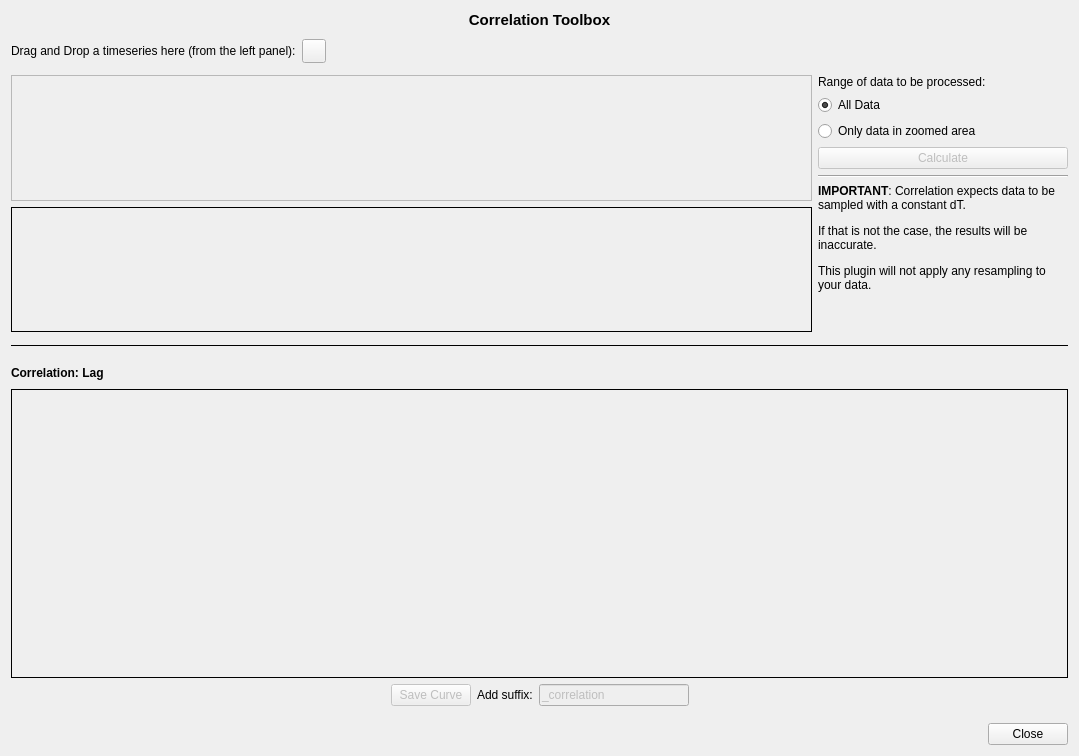
<?xml version="1.0" encoding="UTF-8"?>
<ui version="4.0">
 <class>toolbox_correlation</class>
 <widget class="QWidget" name="toolbox_correlation">
  <property name="geometry">
   <rect>
    <x>0</x>
    <y>0</y>
    <width>1079</width>
    <height>756</height>
   </rect>
  </property>
  <property name="windowTitle">
   <string>Form</string>
  </property>
  <layout class="QVBoxLayout" name="verticalLayout" stretch="0,0,0,0,0,1,0,0">
   <item>
    <widget class="QLabel" name="label_7">
     <property name="font">
      <font>
       <pointsize>11</pointsize>
       <weight>75</weight>
       <bold>true</bold>
      </font>
     </property>
     <property name="text">
      <string>Correlation Toolbox</string>
     </property>
     <property name="alignment">
      <set>Qt::AlignCenter</set>
     </property>
    </widget>
   </item>
   <item>
    <layout class="QHBoxLayout" name="horizontalLayout_4">
     <property name="topMargin">
      <number>4</number>
     </property>
     <item>
      <widget class="QLabel" name="label">
       <property name="text">
        <string>Drag and Drop a timeseries here (from the left panel):</string>
       </property>
      </widget>
     </item>
     <item>
      <widget class="QPushButton" name="pushButtonClear">
       <property name="minimumSize">
        <size>
         <width>24</width>
         <height>24</height>
        </size>
       </property>
       <property name="maximumSize">
        <size>
         <width>24</width>
         <height>24</height>
        </size>
       </property>
       <property name="toolTip">
        <string>&lt;html&gt;&lt;head/&gt;&lt;body&gt;&lt;p&gt;Remove all curves&lt;/p&gt;&lt;/body&gt;&lt;/html&gt;</string>
       </property>
       <property name="text">
        <string/>
       </property>
       <property name="iconSize">
        <size>
         <width>20</width>
         <height>20</height>
        </size>
       </property>
      </widget>
     </item>
     <item>
      <spacer name="horizontalSpacer_4">
       <property name="orientation">
        <enum>Qt::Horizontal</enum>
       </property>
       <property name="sizeHint" stdset="0">
        <size>
         <width>40</width>
         <height>20</height>
        </size>
       </property>
      </spacer>
     </item>
    </layout>
   </item>
   <item>
    <layout class="QHBoxLayout" name="horizontalLayout_2" stretch="0,0">
     <property name="topMargin">
      <number>6</number>
     </property>
     <property name="bottomMargin">
      <number>6</number>
     </property>
     <item>
      <layout class="QVBoxLayout" name="verticalLayout_3">
       <item>
        <widget class="QFrame" name="framePlotPreviewA">
         <property name="frameShape">
          <enum>QFrame::StyledPanel</enum>
         </property>
         <property name="frameShadow">
          <enum>QFrame::Raised</enum>
         </property>
        </widget>
       </item>
       <item>
        <widget class="QFrame" name="framePlotPreviewB">
         <property name="autoFillBackground">
          <bool>false</bool>
         </property>
         <property name="frameShape">
          <enum>QFrame::Box</enum>
         </property>
         <property name="frameShadow">
          <enum>QFrame::Plain</enum>
         </property>
        </widget>
       </item>
      </layout>
     </item>
     <item>
      <layout class="QVBoxLayout" name="verticalLayout_2">
       <item>
        <widget class="QLabel" name="label_6">
         <property name="text">
          <string>Range of data to be processed:</string>
         </property>
        </widget>
       </item>
       <item>
        <widget class="QRadioButton" name="radioAll">
         <property name="text">
          <string>All Data</string>
         </property>
         <property name="checked">
          <bool>true</bool>
         </property>
        </widget>
       </item>
       <item>
        <widget class="QRadioButton" name="radioZoomed">
         <property name="text">
          <string>Only data in zoomed area</string>
         </property>
        </widget>
       </item>
       <item>
        <widget class="QPushButton" name="pushButtonCalculate">
         <property name="enabled">
          <bool>false</bool>
         </property>
         <property name="text">
          <string>Calculate</string>
         </property>
        </widget>
       </item>
       <item>
        <widget class="Line" name="line_2">
         <property name="orientation">
          <enum>Qt::Horizontal</enum>
         </property>
        </widget>
       </item>
       <item>
        <widget class="QLabel" name="label_4">
         <property name="maximumSize">
          <size>
           <width>250</width>
           <height>16777215</height>
          </size>
         </property>
         <property name="text">
          <string>&lt;html&gt;&lt;head/&gt;&lt;body&gt;&lt;p&gt;&lt;span style=&quot; font-weight:600;&quot;&gt;IMPORTANT&lt;/span&gt;: Correlation expects data to be sampled with a constant dT.&lt;/p&gt;&lt;p&gt;If that is not the case, the results will be inaccurate.&lt;/p&gt;&lt;p&gt;This plugin will not apply any resampling to your data.&lt;/p&gt;&lt;/body&gt;&lt;/html&gt;</string>
         </property>
         <property name="wordWrap">
          <bool>true</bool>
         </property>
        </widget>
       </item>
       <item>
        <spacer name="verticalSpacer">
         <property name="orientation">
          <enum>Qt::Vertical</enum>
         </property>
         <property name="sizeHint" stdset="0">
          <size>
           <width>20</width>
           <height>40</height>
          </size>
         </property>
        </spacer>
       </item>
      </layout>
     </item>
    </layout>
   </item>
   <item>
    <widget class="Line" name="line">
     <property name="frameShadow">
      <enum>QFrame::Plain</enum>
     </property>
     <property name="orientation">
      <enum>Qt::Horizontal</enum>
     </property>
    </widget>
   </item>
   <item>
    <layout class="QHBoxLayout" name="horizontalLayout_3">
     <property name="topMargin">
      <number>10</number>
     </property>
     <item>
      <widget class="QLabel" name="label_3">
       <property name="font">
        <font>
         <weight>75</weight>
         <bold>true</bold>
        </font>
       </property>
       <property name="frameShadow">
        <enum>QFrame::Raised</enum>
       </property>
       <property name="text">
        <string>Correlation: Lag</string>
       </property>
      </widget>
     </item>
     <item>
      <spacer name="horizontalSpacer_3">
       <property name="orientation">
        <enum>Qt::Horizontal</enum>
       </property>
       <property name="sizeHint" stdset="0">
        <size>
         <width>40</width>
         <height>20</height>
        </size>
       </property>
      </spacer>
     </item>
    </layout>
   </item>
   <item>
    <widget class="QFrame" name="framePlotPreviewC">
     <property name="frameShape">
      <enum>QFrame::Box</enum>
     </property>
     <property name="frameShadow">
      <enum>QFrame::Plain</enum>
     </property>
    </widget>
   </item>
   <item>
    <layout class="QHBoxLayout" name="horizontalLayout">
     <property name="bottomMargin">
      <number>11</number>
     </property>
     <item>
      <spacer name="horizontalSpacer">
       <property name="orientation">
        <enum>Qt::Horizontal</enum>
       </property>
       <property name="sizeHint" stdset="0">
        <size>
         <width>40</width>
         <height>20</height>
        </size>
       </property>
      </spacer>
     </item>
     <item>
      <widget class="QPushButton" name="pushButtonSave">
       <property name="enabled">
        <bool>false</bool>
       </property>
       <property name="text">
        <string>Save Curve</string>
       </property>
      </widget>
     </item>
     <item>
      <widget class="QLabel" name="label_2">
       <property name="text">
        <string>Add suffix:</string>
       </property>
      </widget>
     </item>
     <item>
      <widget class="QLineEdit" name="lineEditSuffix">
       <property name="enabled">
        <bool>false</bool>
       </property>
       <property name="minimumSize">
        <size>
         <width>50</width>
         <height>0</height>
        </size>
       </property>
       <property name="maximumSize">
        <size>
         <width>150</width>
         <height>16777215</height>
        </size>
       </property>
       <property name="text">
        <string>_correlation</string>
       </property>
      </widget>
     </item>
     <item>
      <spacer name="horizontalSpacer_2">
       <property name="orientation">
        <enum>Qt::Horizontal</enum>
       </property>
       <property name="sizeHint" stdset="0">
        <size>
         <width>40</width>
         <height>20</height>
        </size>
       </property>
      </spacer>
     </item>
    </layout>
   </item>
   <item>
    <widget class="QDialogButtonBox" name="buttonBox">
     <property name="standardButtons">
      <set>QDialogButtonBox::Close</set>
     </property>
    </widget>
   </item>
  </layout>
 </widget>
 <resources/>
 <connections/>
</ui>
